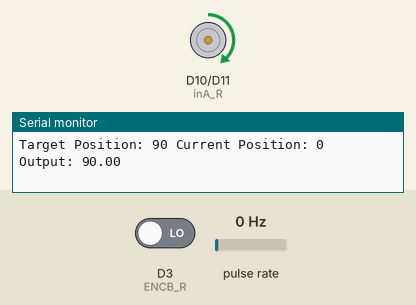
Recording of a program running on a simulated STM32 Nucleo. On the bench: motor-driver pin pairs drawn as motors (green arrow = first pin HIGH = forward, orange = second pin HIGH = backward, longer = more drive, scaled by the enable pin), the last lines printed to the serial monitor. Wiring (inferred from the names in the program): pulse sensor: data D2. The inputs (shaded band) are chosen by the test bench; at power-on: pulse rate 0 Hz, D3 (ENCB_R) LOW.

Above: at 1.2 s.
1.3 s: pulse rate (sensor on D2) set to 50 Hz
At 2.25 s:
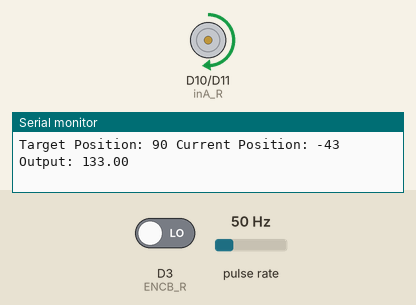
At 3.46 s:
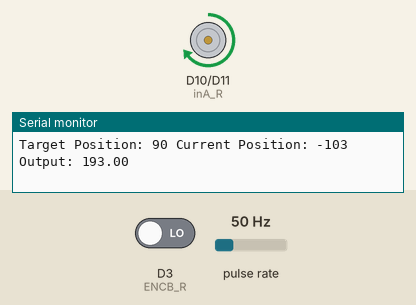
4.3 s: pulse rate (sensor on D2) set to 4 Hz
7.3 s: D3 (ENCB_R) driven HIGH
10.3 s: pulse rate (sensor on D2) set to 100 Hz
At 16.6 s:
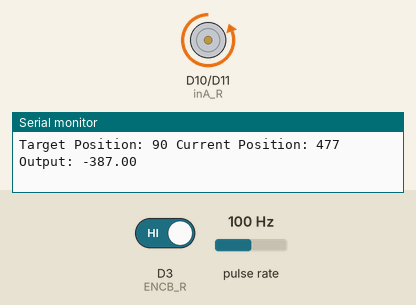
Timing chart, 0 to 17.3 s (numbered marks = the images above; inputs shaded):
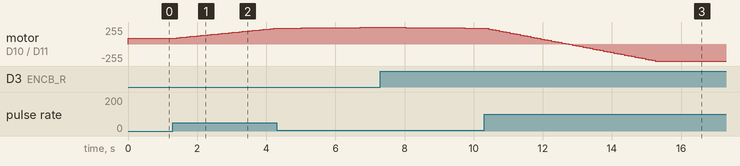

The program:

main.cpp
```cpp
#include <Arduino.h>

/*********************RIGHT wheel variables*****************************/
#define PWM_R 9
#define inA_R 10
#define inB_R 11

#define ENCA_R 2
#define ENCB_R 3
volatile long encoderPos_R = 0;
volatile long targetPos_R = 0;

// PID variables
double kp = 1.0;
double ki = 0.0;
double kd = 0.0;
double prevError = 0.0;
double integral = 0.0;

double calculatePID(double currentPos) {
  double error = targetPos_R - currentPos;
  integral += error;
  double derivative = error - prevError;
  double output = kp * error + ki * integral + kd * derivative;
  prevError = error;
  return output;
}

/*
   Encoder motor right
*/
void readEncoder_R() {               /*pulse and direction, direct port reading to save cycles*/
  int b = digitalRead(ENCB_R);
  if (b > 0) {                       /*if b > 0   count ++;*/
    encoderPos_R++;
  }
  else {
    encoderPos_R--;                   /*if b < 0   count --;*/
  }
}

// /**********************Motor RIGHT direction**********************/
void pwmOut_R(int out) {
  if (out > 0) {
    analogWrite(PWM_R, out);                  /*drive motor right CW*/
    digitalWrite(inA_R, HIGH);
    digitalWrite(inB_R, LOW);
  }
  else {
    analogWrite(PWM_R, abs(out));             /*drive motor right CCW*/
    digitalWrite(inA_R, LOW);
    digitalWrite(inB_R, HIGH);
  }
}

void setup() {
  // put your setup code here, to run once:
  Serial.begin(115200);
  pinMode(PWM_R, OUTPUT);
  pinMode(inA_R, OUTPUT);
  pinMode(inB_R, OUTPUT);

  pinMode(ENCA_R, INPUT);
  pinMode(ENCB_R, INPUT);
  attachInterrupt(digitalPinToInterrupt(ENCA_R), readEncoder_R, RISING);
}

void loop() {
  // put your main code here, to run repeatedly:
  targetPos_R = 90; // Set the target position (360 pulses)

  long currentPos = encoderPos_R;
  double output = calculatePID(currentPos);
  pwmOut_R(output);

  Serial.print("Target Position: ");
  Serial.print(targetPos_R);
  Serial.print(" Current Position: ");
  Serial.print(currentPos);
  Serial.print(" Output: ");
  Serial.println(output);

  delay(100); // Adjust delay as needed
}
```

Measured:
- after the input at 1.3 s, motor on D10 (inA_R) / D11 (inB_R): moves from forward 90/255 to forward 233/255 over 2.8 s, starting after 0.11 s
